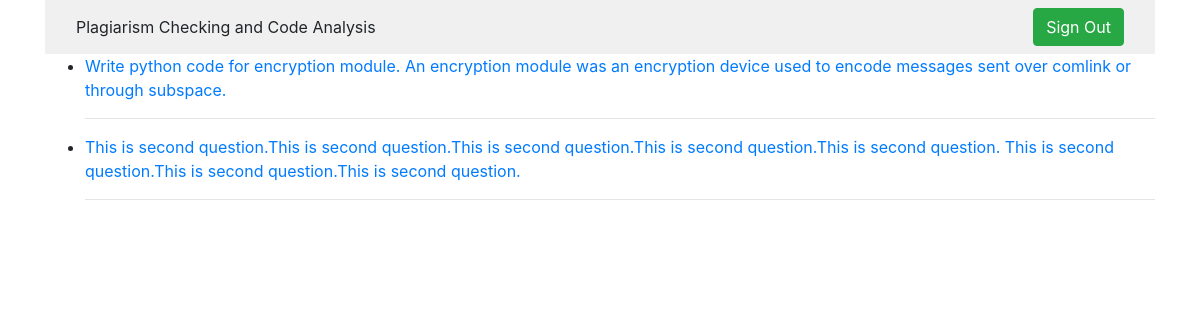
Screenshot of /student/ (signed in) with the database file from the repository.
### question/models.py (models this page shows, shortened)
class Question(models.Model):
	content = models.TextField()
	createdby = models.ForeignKey(RegUser, null=True, on_delete=models.SET_NULL)
	deadline = models.DateField(null=True, blank=True)
	timestamp = models.DateTimeField(auto_now=False, auto_now_add=True, null=True, blank=True)
	solution = models.FileField(upload_to="question/files/")

### student/views.py (the view)
# urls.py: path('', student_home),
def student_home(request):
	context = {}
	if request.user.is_authenticated and not RegUser.objects.get(user=request.user).instructor:
		student = RegUser.objects.get(user=request.user)
		questions = Question.objects.all()
		my_submissions = StudentSubmission.objects.filter(student=student)
		context['questions'] = questions
		context['my_submissions'] = my_submissions
	else:
		raise Http404
	return render(request, "student/studenthome.html", context)

### static/templates/student/studenthome.html
{% extends "navbar.html" %}
{% block content %}
	<div class="container">
		<div class='row'>
			<ul>
		    	{% for question in questions %}
		        	<li><a href='{% url "view-question" question.id %}'>{{ question.content }}</a></li>
		        	<hr/>
		    	{% endfor %}
			</ul>
		</div>
	</div>
{% endblock %}

### static/static-files/static-files/static-files/static-files/static-files/templates/base.html (style rules this page uses)
body { background: #FFFFFF ; }

### rows the page displays
Question: content "Write python code for encryption module. An encryption module was an encryption device used to encode messages sent over comlink or through subspace."
Question: content "This is second question.This is second question.This is second question.This is second question.This is second question. This is second question.This is second question.This is second question."
